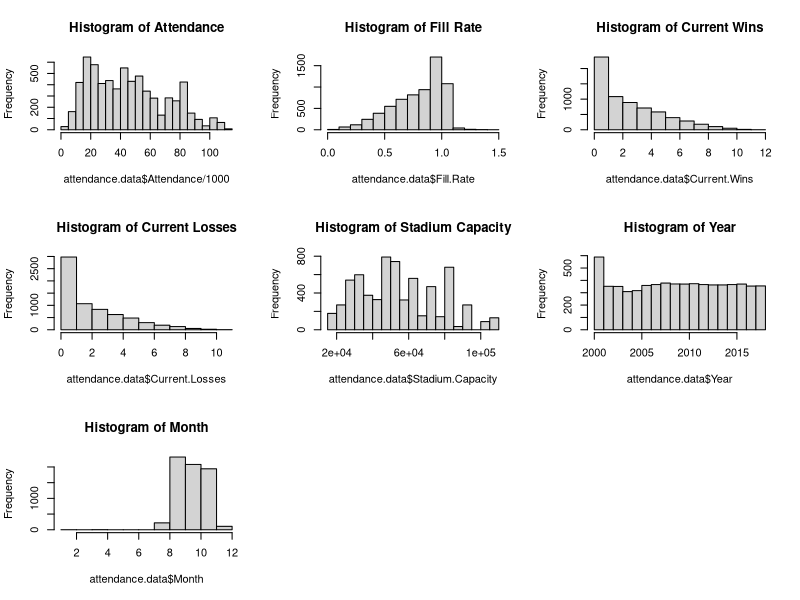
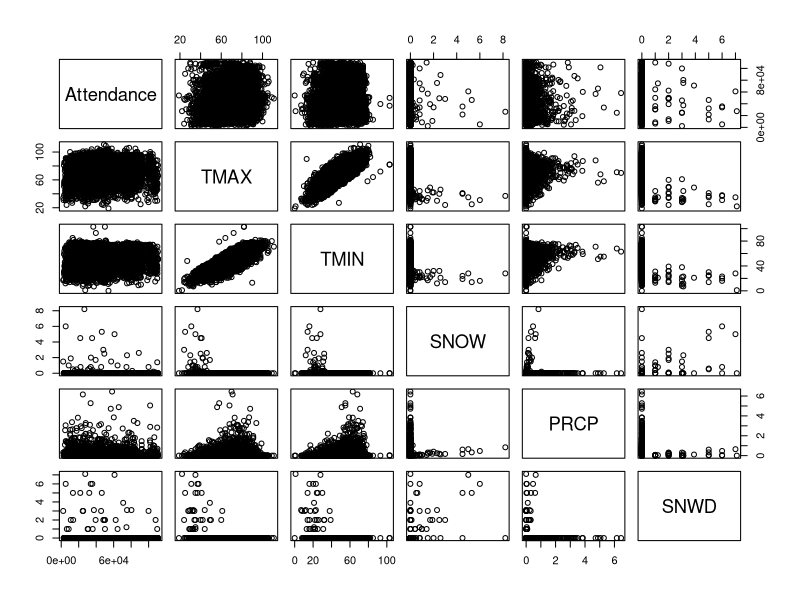
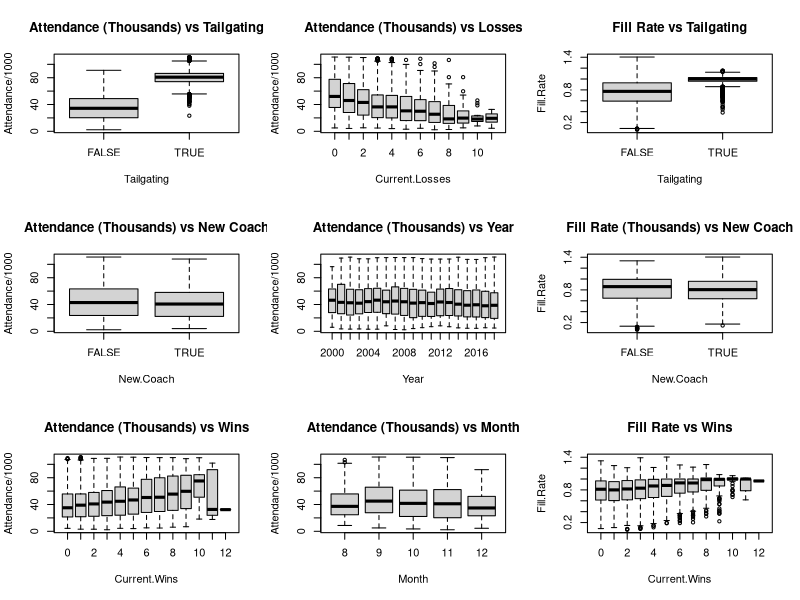
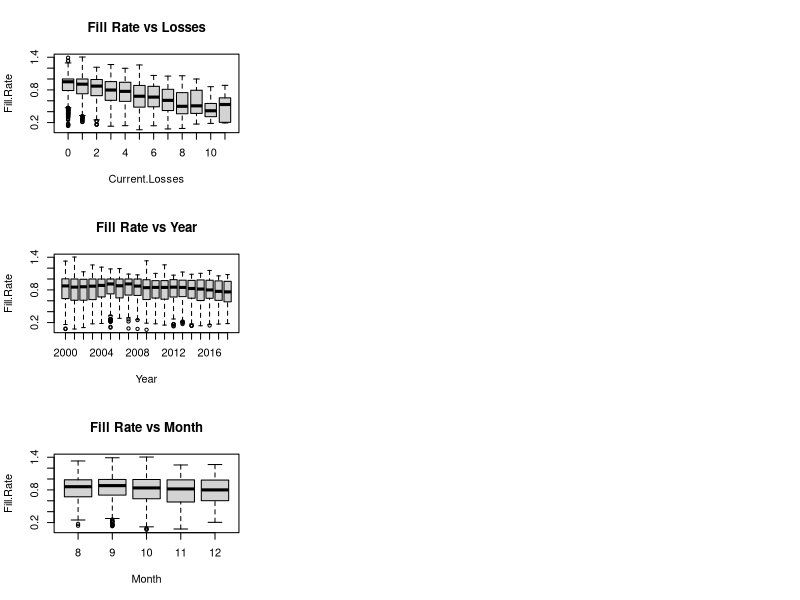

The R source for these figures, in order:
## ---- chunk 1
# General set-up for the report.
# I find this useful, but you may improve upon, ignore, or remove
#  (possibly at your own peril).
# Tasks accomplished:
# Don't print out code
# Save results so that code blocks aren't re-run unless code
# changes (cache), _or_ a relevant earlier code block changed (autodep),
# don't clutter R output with messages or warnings (message, warning)
library(MASS)
library(knitr)
library(tidyverse)
library(dplyr)
library(ggthemes)
library(gridExtra)
opts_chunk$set(echo=FALSE,
               cache=TRUE, autodep=TRUE,
               message=FALSE, warning=FALSE)
# Turn off meaningless clutter in summary() output
options(show.signif.stars=FALSE)
## ---- chunk 2
attendance.data = read.csv("CFBeattendance.csv")
newtime = str_split(attendance.data$Time, ":")
## ---- chunk 3
quantile(attendance.data$Attendance, c(0.25, 0.5, 0.75), type = 1, na.rm = TRUE)
## ---- chunk 4
par(mfrow = c(3,3))
hist(attendance.data$Attendance/1000, breaks = 24,
     main = "Histogram of Attendance")
hist(attendance.data$Fill.Rate, main = "Histogram of Fill Rate")
hist(attendance.data$Current.Wins, main = "Histogram of Current Wins")
hist(attendance.data$Current.Losses, main = "Histogram of Current Losses")
hist(attendance.data$Stadium.Capacity, main = "Histogram of Stadium Capacity")
hist(attendance.data$Year, main = "Histogram of Year")
hist(attendance.data$Month, main = "Histogram of Month")
## ---- chunk 5
attendance.data = attendance.data[-c(5436,5443,5450,5457),]
## ---- chunk 6
attendance.data[4424, 24] = 12

attendance.data$Conference[which(attendance.data$Team=="Oregon State")] = "Pac-12"

attendance.data$Conference[which(attendance.data$Team=="USC")] = "Pac-12"

rutgers = attendance.data[which(attendance.data$Team=="Rutgers"),]
yr = 2000
while(yr<2013){
        rutgers$Conference[which(rutgers$Year==yr)] = "Big East"
        yr = yr+1
}
attendance.data$Conference[which(attendance.data$Team=="Rutgers")] = rutgers$Conference

boston_college = attendance.data[which(attendance.data$Team=="Boston College"),]
yr = 2000
while(yr<2005){
        boston_college$Conference[which(boston_college$Year==yr)] = "Big East"
        yr = yr+1
}
attendance.data$Conference[which(attendance.data$Team=="Boston College")] = boston_college$Conference

smu = attendance.data[which(attendance.data$Team=="SMU"),]
yr = 2005
while(yr<2013){
        smu$Conference[which(smu$Year==yr)] = "CUSA"
        yr = yr+1
}
attendance.data$Conference[which(attendance.data$Team=="SMU")] = smu$Conference

south_alabama = attendance.data[which(attendance.data$Team=="South Alabama"),]
yr = 2013
while(yr<2019){
        south_alabama$Conference[which(south_alabama$Year==yr)] = "Sun Belt"
        yr = yr+1
}
attendance.data$Conference[which(attendance.data$Team=="South Alabama")] = south_alabama$Conference

west_virginia = attendance.data[which(attendance.data$Team=="West Virginia"),]
yr = 2000
while(yr<2012){
        west_virginia$Conference[which(west_virginia$Year==yr)] = "Big East"
        yr = yr+1
}
attendance.data$Conference[which(attendance.data$Team=="West Virginia")] = west_virginia$Conference

memphis = attendance.data[which(attendance.data$Team=="Memphis"),]
memphis$Conference[which(memphis$Year==2013)] = "AAC"
attendance.data$Conference[which(attendance.data$Team=="Memphis")] = memphis$Conference

mid_tennessee = attendance.data[which(attendance.data$Team=="Middle Tennessee"),]
mid_tennessee$Conference[which(mid_tennessee$Year==2001)] = "Sun Belt"
attendance.data$Conference[which(attendance.data$Team=="Middle Tennessee")] = mid_tennessee$Conference

byu = attendance.data[which(attendance.data$Team=="BYU"),]
byu$Conference[which(byu$Year==2011)] = "Independent"
attendance.data$Conference[which(attendance.data$Team=="BYU")] = byu$Conference
## ---- chunk 7
pairs(Attendance~TMAX+TMIN+SNOW+PRCP+SNWD, data=attendance.data)#weather
## ---- chunk 8

boxplot(Attendance/1000~Tailgating,data=attendance.data,
        main = "Attendance (Thousands) vs Tailgating")
boxplot(Attendance/1000~New.Coach,data=attendance.data,
        main = "Attendance (Thousands) vs New Coach")
boxplot(Attendance/1000~Current.Wins,data=attendance.data,
        main = "Attendance (Thousands) vs Wins")
boxplot(Attendance/1000~Current.Losses,data=attendance.data,
        main = "Attendance (Thousands) vs Losses")
boxplot(Attendance/1000~Year, notch=FALSE, varwidth=FALSE, data=attendance.data,
        main = "Attendance (Thousands) vs Year")
boxplot(Attendance/1000~Month,data=attendance.data,
        main = "Attendance (Thousands) vs Month")

boxplot(Fill.Rate~Tailgating,data=attendance.data,
        main = "Fill Rate vs Tailgating")
boxplot(Fill.Rate~New.Coach,data=attendance.data,
        main = "Fill Rate (Thousands) vs New Coach")
boxplot(Fill.Rate~Current.Wins,data=attendance.data,
        main = "Fill Rate vs Wins")
boxplot(Fill.Rate~Current.Losses,data=attendance.data,
        main = "Fill Rate vs Losses")
boxplot(Fill.Rate~Year, notch=FALSE, varwidth=FALSE, data=attendance.data,
        main = "Fill Rate vs Year")
boxplot(Fill.Rate~Month,data=attendance.data,
        main = "Fill Rate vs Month")
